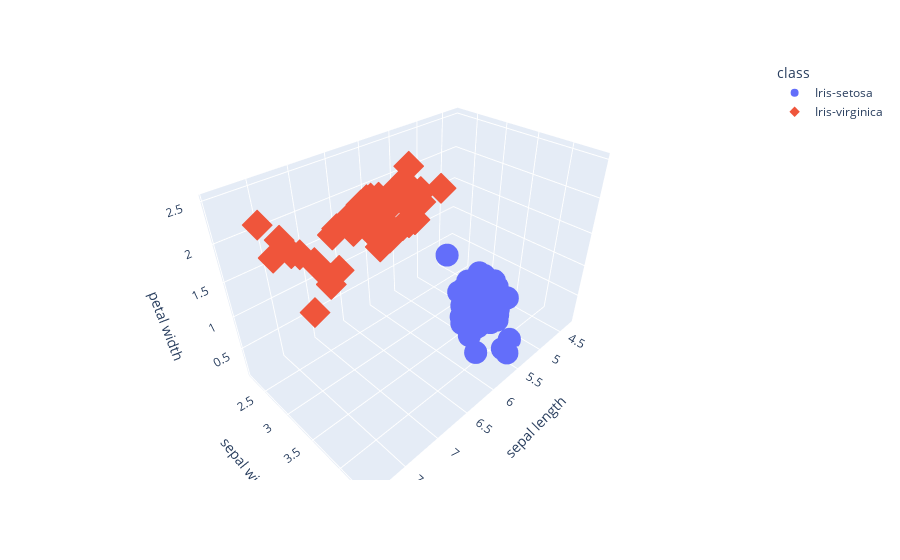

Source (notebook cell):
### Code cell
import plotly.express as px
import pandas as pd

fig = px.scatter_3d(iris_df, x='sepal length', y='sepal width', z='petal width',
                    color='class', symbol='class')


# Mostrar el gráfico
fig.show()

### Figure 1 — Plotly figure (JSON) as saved in the notebook; plotly's stock layout.template omitted (floating-point values rounded to 4 significant figures)
{"data": [{"hovertemplate": "class=Iris-setosa<br>sepal length=%{x}<br>sepal width=%{y}<br>petal width=%{z}<extra></extra>", "legendgroup": "Iris-setosa", "marker": {"color": "#636efa", "symbol": "circle"}, "mode": "markers", "name": "Iris-setosa", "scene": "scene", "showlegend": true, "type": "scatter3d", "x": [5.1, 4.9, 4.7, 4.6, 5, 5.4, 4.6, 5, 4.4, 4.9, 5.4, 4.8, 4.8, 4.3, 5.8, 5.7, 5.4, 5.1, 5.7, 5.1, 5.4, 5.1, 4.6, 5.1, 4.8, 5, 5, 5.2, 5.2, 4.7, 4.8, 5.4, 5.2, 5.5, 4.9, 5, 5.5, 4.9, 4.4, 5.1, 5, 4.5, 4.4, 5, 5.1, 4.8, 5.1, 4.6, 5.3, 5], "y": [3.5, 3, 3.2, 3.1, 3.6, 3.9, 3.4, 3.4, 2.9, 3.1, 3.7, 3.4, 3, 3, 4, 4.4, 3.9, 3.5, 3.8, 3.8, 3.4, 3.7, 3.6, 3.3, 3.4, 3, 3.4, 3.5, 3.4, 3.2, 3.1, 3.4, 4.1, 4.2, 3.1, 3.2, 3.5, 3.1, 3, 3.4, 3.5, 2.3, 3.2, 3.5, 3.8, 3, 3.8, 3.2, 3.7, 3.3], "z": [0.2, 0.2, 0.2, 0.2, 0.2, 0.4, 0.3, 0.2, 0.2, 0.1, 0.2, 0.2, 0.1, 0.1, 0.2, 0.4, 0.4, 0.3, 0.3, 0.3, 0.2, 0.4, 0.2, 0.5, 0.2, 0.2, 0.4, 0.2, 0.2, 0.2, 0.2, 0.4, 0.1, 0.2, 0.1, 0.2, 0.2, 0.1, 0.2, 0.2, 0.3, 0.3, 0.2, 0.6, 0.4, 0.3, 0.2, 0.2, 0.2, 0.2]}, {"hovertemplate": "class=Iris-virginica<br>sepal length=%{x}<br>sepal width=%{y}<br>petal width=%{z}<extra></extra>", "legendgroup": "Iris-virginica", "marker": {"color": "#EF553B", "symbol": "diamond"}, "mode": "markers", "name": "Iris-virginica", "scene": "scene", "showlegend": true, "type": "scatter3d", "x": [6.3, 5.8, 7.1, 6.3, 6.5, 7.6, 4.9, 7.3, 6.7, 7.2, 6.5, 6.4, 6.8, 5.7, 5.8, 6.4, 6.5, 7.7, 7.7, 6, 6.9, 5.6, 7.7, 6.3, 6.7, 7.2, 6.2, 6.1, 6.4, 7.2, 7.4, 7.9, 6.4, 6.3, 6.1, 7.7, 6.3, 6.4, 6, 6.9, 6.7, 6.9, 5.8, 6.8, 6.7, 6.7, 6.3, 6.5, 6.2, 5.9], "y": [3.3, 2.7, 3, 2.9, 3, 3, 2.5, 2.9, 2.5, 3.6, 3.2, 2.7, 3, 2.5, 2.8, 3.2, 3, 3.8, 2.6, 2.2, 3.2, 2.8, 2.8, 2.7, 3.3, 3.2, 2.8, 3, 2.8, 3, 2.8, 3.8, 2.8, 2.8, 2.6, 3, 3.4, 3.1, 3, 3.1, 3.1, 3.1, 2.7, 3.2, 3.3, 3, 2.5, 3, 3.4, 3], "z": [2.5, 1.9, 2.1, 1.8, 2.2, 2.1, 1.7, 1.8, 1.8, 2.5, 2, 1.9, 2.1, 2, 2.4, 2.3, 1.8, 2.2, 2.3, 1.5, 2.3, 2, 2, 1.8, 2.1, 1.8, 1.8, 1.8, 2.1, 1.6, 1.9, 2, 2.2, 1.5, 1.4, 2.3, 2.4, 1.8, 1.8, 2.1, 2.4, 2.3, 1.9, 2.3, 2.5, 2.3, 1.9, 2, 2.3, 1.8]}], "layout": {"legend": {"title": {"text": "class"}, "tracegroupgap": 0}, "margin": {"t": 60}, "scene": {"domain": {"x": [0, 1], "y": [0, 1]}, "xaxis": {"title": {"text": "sepal length"}}, "yaxis": {"title": {"text": "sepal width"}}, "zaxis": {"title": {"text": "petal width"}}}}}
